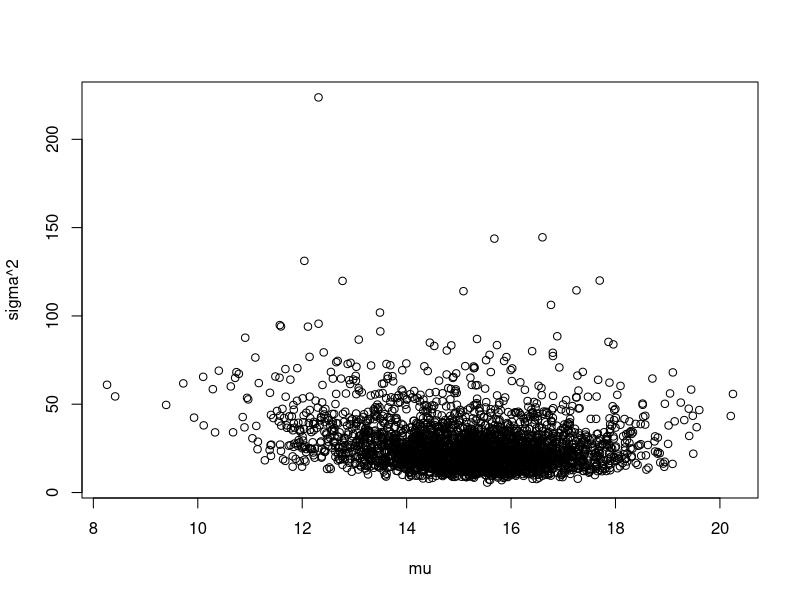

The R source for this figure:
# 2.3 Gibbs Sampling 

M <- 3000 ; m <- 500  # burn-in 500, nTotalIteration = 3000 
mu0 = 10 ; sigsq0 = 25 ; a=0.5 ; b=1 
x = c(10,13,15,11,9,18,20,17,23,21)

n = length(x) ; xbar <- mean(x) ; var.x <- var(x)  
THETA = matrix(nrow=M, ncol=2)  # empty list 
sigsq <- var.x ; mu <- xbar  # set initial value 

# Gibbs Sampler 
for (nsim in 1:M){
  
  # generate mu : Normal dist 
  condpost.var <- 1 / (1/sigsq0 + n/sigsq)
  condpost.mu  <- condpost.var * (xbar/(sigsq/n) + mu0/sigsq0)
  
  mu <- rnorm(1, condpost.mu, sqrt(condpost.var))
  
  # generate sigsq : Inverse Gamma dist 
  condpost.a <- a + n/2
  condpost.b <- b + 1/2*((n-1)*var.x + n*(xbar-mu)^2)
  
  sigsq <- 1/rgamma(1, condpost.a, condpost.b)
  
  # SAVE 
  THETA[nsim, ] <- c(mu, sigsq)
}

plot(x=THETA[,1] , y=THETA[,2], xlab="mu", ylab="sigma^2")    



